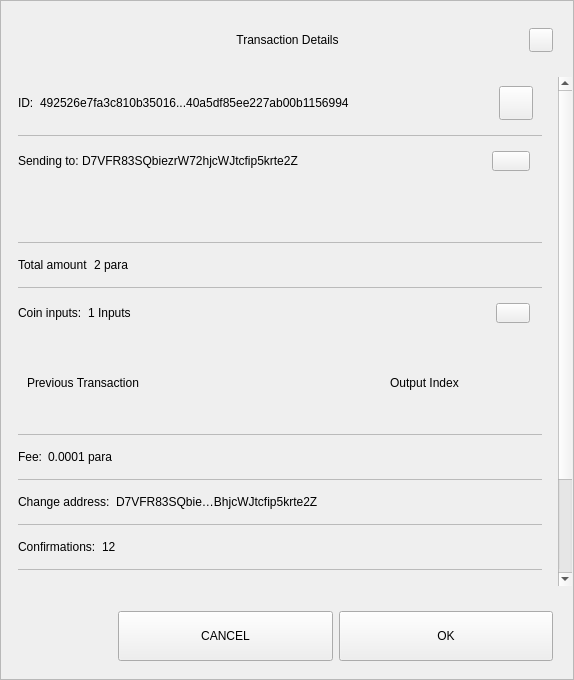
<?xml version="1.0" encoding="UTF-8"?>
<ui version="4.0">
 <class>TxDetailDialog</class>
 <widget class="QWidget" name="TxDetailDialog">
  <property name="geometry">
   <rect>
    <x>0</x>
    <y>0</y>
    <width>574</width>
    <height>680</height>
   </rect>
  </property>
  <property name="minimumSize">
   <size>
    <width>574</width>
    <height>455</height>
   </size>
  </property>
  <property name="windowTitle">
   <string>Form</string>
  </property>
  <property name="styleSheet">
   <string notr="true"/>
  </property>
  <layout class="QVBoxLayout" name="verticalLayout_3">
   <property name="spacing">
    <number>0</number>
   </property>
   <property name="leftMargin">
    <number>0</number>
   </property>
   <property name="topMargin">
    <number>0</number>
   </property>
   <property name="rightMargin">
    <number>0</number>
   </property>
   <property name="bottomMargin">
    <number>0</number>
   </property>
   <item>
    <widget class="QFrame" name="frame">
     <property name="styleSheet">
      <string notr="true"/>
     </property>
     <property name="frameShape">
      <enum>QFrame::StyledPanel</enum>
     </property>
     <property name="frameShadow">
      <enum>QFrame::Raised</enum>
     </property>
     <layout class="QVBoxLayout" name="verticalLayout">
      <property name="leftMargin">
       <number>0</number>
      </property>
      <property name="rightMargin">
       <number>0</number>
      </property>
      <item>
       <layout class="QHBoxLayout" name="horizontalLayout_3">
        <property name="spacing">
         <number>0</number>
        </property>
        <property name="leftMargin">
         <number>20</number>
        </property>
        <property name="topMargin">
         <number>10</number>
        </property>
        <property name="rightMargin">
         <number>20</number>
        </property>
        <item>
         <spacer name="horizontalSpacer_1">
          <property name="orientation">
           <enum>Qt::Horizontal</enum>
          </property>
          <property name="sizeHint" stdset="0">
           <size>
            <width>40</width>
            <height>20</height>
           </size>
          </property>
         </spacer>
        </item>
        <item>
         <widget class="QLabel" name="labelTitle">
          <property name="minimumSize">
           <size>
            <width>0</width>
            <height>40</height>
           </size>
          </property>
          <property name="maximumSize">
           <size>
            <width>16777215</width>
            <height>40</height>
           </size>
          </property>
          <property name="styleSheet">
           <string notr="true">padding-left:24px;</string>
          </property>
          <property name="text">
           <string>Transaction Details</string>
          </property>
          <property name="alignment">
           <set>Qt::AlignCenter</set>
          </property>
          <property name="margin">
           <number>7</number>
          </property>
         </widget>
        </item>
        <item>
         <spacer name="horizontalSpacer_2">
          <property name="orientation">
           <enum>Qt::Horizontal</enum>
          </property>
          <property name="sizeHint" stdset="0">
           <size>
            <width>40</width>
            <height>20</height>
           </size>
          </property>
         </spacer>
        </item>
        <item>
         <widget class="QPushButton" name="btnEsc">
          <property name="minimumSize">
           <size>
            <width>24</width>
            <height>24</height>
           </size>
          </property>
          <property name="maximumSize">
           <size>
            <width>24</width>
            <height>24</height>
           </size>
          </property>
          <property name="text">
           <string/>
          </property>
         </widget>
        </item>
       </layout>
      </item>
      <item>
       <spacer name="verticalSpacer">
        <property name="orientation">
         <enum>Qt::Vertical</enum>
        </property>
        <property name="sizeType">
         <enum>QSizePolicy::Fixed</enum>
        </property>
        <property name="sizeHint" stdset="0">
         <size>
          <width>20</width>
          <height>10</height>
         </size>
        </property>
       </spacer>
      </item>
      <item>
       <widget class="QWidget" name="layoutScroll" native="true">
        <property name="minimumSize">
         <size>
          <width>0</width>
          <height>0</height>
         </size>
        </property>
        <layout class="QVBoxLayout" name="verticalLayout_4">
         <property name="leftMargin">
          <number>0</number>
         </property>
         <property name="topMargin">
          <number>0</number>
         </property>
         <property name="rightMargin">
          <number>0</number>
         </property>
         <item>
          <widget class="QScrollArea" name="scrollArea">
           <property name="styleSheet">
            <string notr="true">#scrollArea {
background:transparent;
}</string>
           </property>
           <property name="horizontalScrollBarPolicy">
            <enum>Qt::ScrollBarAlwaysOff</enum>
           </property>
           <property name="sizeAdjustPolicy">
            <enum>QAbstractScrollArea::AdjustIgnored</enum>
           </property>
           <property name="widgetResizable">
            <bool>true</bool>
           </property>
           <property name="alignment">
            <set>Qt::AlignLeading|Qt::AlignLeft|Qt::AlignTop</set>
           </property>
           <widget class="QWidget" name="scrollAreaWidgetContents">
            <property name="geometry">
             <rect>
              <x>0</x>
              <y>0</y>
              <width>556</width>
              <height>650</height>
             </rect>
            </property>
            <property name="autoFillBackground">
             <bool>false</bool>
            </property>
            <property name="styleSheet">
             <string notr="true">#scrollAreaWidgetContents {
background:transparent;
}</string>
            </property>
            <layout class="QVBoxLayout" name="verticalLayout_7">
             <property name="spacing">
              <number>0</number>
             </property>
             <property name="sizeConstraint">
              <enum>QLayout::SetDefaultConstraint</enum>
             </property>
             <property name="leftMargin">
              <number>0</number>
             </property>
             <property name="topMargin">
              <number>0</number>
             </property>
             <property name="rightMargin">
              <number>0</number>
             </property>
             <property name="bottomMargin">
              <number>0</number>
             </property>
             <item>
              <widget class="QWidget" name="content" native="true">
               <layout class="QVBoxLayout" name="verticalLayout_2">
                <property name="leftMargin">
                 <number>16</number>
                </property>
                <property name="topMargin">
                 <number>0</number>
                </property>
                <property name="rightMargin">
                 <number>16</number>
                </property>
                <item>
                 <widget class="QWidget" name="contentID" native="true">
                  <layout class="QHBoxLayout" name="horizontalLayout_12" stretch="0,1,0">
                   <property name="leftMargin">
                    <number>0</number>
                   </property>
                   <item>
                    <widget class="QLabel" name="labelId">
                     <property name="maximumSize">
                      <size>
                       <width>16777215</width>
                       <height>16777215</height>
                      </size>
                     </property>
                     <property name="text">
                      <string>ID:</string>
                     </property>
                    </widget>
                   </item>
                   <item>
                    <widget class="QLabel" name="textId">
                     <property name="text">
                      <string>492526e7fa3c810b35016...40a5df85ee227ab00b1156994</string>
                     </property>
                    </widget>
                   </item>
                   <item>
                    <widget class="QPushButton" name="pushCopy">
                     <property name="minimumSize">
                      <size>
                       <width>34</width>
                       <height>34</height>
                      </size>
                     </property>
                     <property name="maximumSize">
                      <size>
                       <width>34</width>
                       <height>34</height>
                      </size>
                     </property>
                     <property name="text">
                      <string/>
                     </property>
                     <property name="iconSize">
                      <size>
                       <width>24</width>
                       <height>24</height>
                      </size>
                     </property>
                    </widget>
                   </item>
                  </layout>
                 </widget>
                </item>
                <item>
                 <widget class="QLabel" name="labelDivider9">
                  <property name="maximumSize">
                   <size>
                    <width>16777215</width>
                    <height>1</height>
                   </size>
                  </property>
                  <property name="styleSheet">
                   <string notr="true">background-color:#bababa;</string>
                  </property>
                  <property name="text">
                   <string/>
                  </property>
                 </widget>
                </item>
                <item>
                 <widget class="QWidget" name="contentOutputs" native="true">
                  <layout class="QHBoxLayout" name="horizontalLayout_11" stretch="0,3,0">
                   <property name="spacing">
                    <number>0</number>
                   </property>
                   <property name="leftMargin">
                    <number>0</number>
                   </property>
                   <property name="rightMargin">
                    <number>12</number>
                   </property>
                   <item>
                    <widget class="QLabel" name="labelSend">
                     <property name="maximumSize">
                      <size>
                       <width>16777215</width>
                       <height>16777215</height>
                      </size>
                     </property>
                     <property name="text">
                      <string>Sending to: </string>
                     </property>
                    </widget>
                   </item>
                   <item>
                    <widget class="QLabel" name="textSend">
                     <property name="text">
                      <string>D7VFR83SQbiezrW72hjcWJtcfip5krte2Z </string>
                     </property>
                    </widget>
                   </item>
                   <item>
                    <widget class="QPushButton" name="pushOutputs">
                     <property name="minimumSize">
                      <size>
                       <width>34</width>
                       <height>20</height>
                      </size>
                     </property>
                     <property name="maximumSize">
                      <size>
                       <width>38</width>
                       <height>20</height>
                      </size>
                     </property>
                     <property name="styleSheet">
                      <string notr="true"/>
                     </property>
                     <property name="text">
                      <string/>
                     </property>
                    </widget>
                   </item>
                  </layout>
                 </widget>
                </item>
                <item>
                 <widget class="QScrollArea" name="outputsScrollArea">
                  <property name="minimumSize">
                   <size>
                    <width>0</width>
                    <height>50</height>
                   </size>
                  </property>
                  <property name="styleSheet">
                   <string notr="true">#outputsScrollArea {
background:transparent;
}</string>
                  </property>
                  <property name="widgetResizable">
                   <bool>true</bool>
                  </property>
                  <widget class="QWidget" name="container_outputs_base">
                   <property name="geometry">
                    <rect>
                     <x>0</x>
                     <y>0</y>
                     <width>522</width>
                     <height>48</height>
                    </rect>
                   </property>
                   <property name="styleSheet">
                    <string notr="true">#container_outputs_base {
background:transparent;
}</string>
                   </property>
                  </widget>
                 </widget>
                </item>
                <item>
                 <widget class="QLabel" name="labelDivider8">
                  <property name="maximumSize">
                   <size>
                    <width>16777215</width>
                    <height>1</height>
                   </size>
                  </property>
                  <property name="styleSheet">
                   <string notr="true">background-color:#bababa;</string>
                  </property>
                  <property name="text">
                   <string/>
                  </property>
                 </widget>
                </item>
                <item>
                 <widget class="QWidget" name="contentAmount" native="true">
                  <layout class="QHBoxLayout" name="horizontalLayout_4" stretch="0,1">
                   <property name="leftMargin">
                    <number>0</number>
                   </property>
                   <item>
                    <widget class="QLabel" name="labelAmount">
                     <property name="maximumSize">
                      <size>
                       <width>16777215</width>
                       <height>16777215</height>
                      </size>
                     </property>
                     <property name="text">
                      <string>Total amount</string>
                     </property>
                    </widget>
                   </item>
                   <item>
                    <widget class="QLabel" name="textAmount">
                     <property name="text">
                      <string>2 para</string>
                     </property>
                    </widget>
                   </item>
                  </layout>
                 </widget>
                </item>
                <item>
                 <widget class="QLabel" name="labelDivider6">
                  <property name="maximumSize">
                   <size>
                    <width>16777215</width>
                    <height>1</height>
                   </size>
                  </property>
                  <property name="styleSheet">
                   <string notr="true">background-color:#bababa;</string>
                  </property>
                  <property name="text">
                   <string/>
                  </property>
                 </widget>
                </item>
                <item>
                 <widget class="QWidget" name="contentInputs" native="true">
                  <layout class="QHBoxLayout" name="horizontalLayout" stretch="0,2,0">
                   <property name="leftMargin">
                    <number>0</number>
                   </property>
                   <property name="rightMargin">
                    <number>12</number>
                   </property>
                   <item>
                    <widget class="QLabel" name="labelInputs">
                     <property name="sizePolicy">
                      <sizepolicy hsizetype="Minimum" vsizetype="Preferred">
                       <horstretch>0</horstretch>
                       <verstretch>0</verstretch>
                      </sizepolicy>
                     </property>
                     <property name="maximumSize">
                      <size>
                       <width>16777215</width>
                       <height>16777215</height>
                      </size>
                     </property>
                     <property name="text">
                      <string>Coin inputs:</string>
                     </property>
                    </widget>
                   </item>
                   <item>
                    <widget class="QLabel" name="textInputs">
                     <property name="text">
                      <string>1 Inputs</string>
                     </property>
                    </widget>
                   </item>
                   <item>
                    <widget class="QPushButton" name="pushInputs">
                     <property name="maximumSize">
                      <size>
                       <width>34</width>
                       <height>20</height>
                      </size>
                     </property>
                     <property name="styleSheet">
                      <string notr="true"/>
                     </property>
                     <property name="text">
                      <string/>
                     </property>
                    </widget>
                   </item>
                  </layout>
                 </widget>
                </item>
                <item>
                 <widget class="QFrame" name="gridInputs">
                  <property name="sizePolicy">
                   <sizepolicy hsizetype="Preferred" vsizetype="MinimumExpanding">
                    <horstretch>0</horstretch>
                    <verstretch>0</verstretch>
                   </sizepolicy>
                  </property>
                  <property name="minimumSize">
                   <size>
                    <width>0</width>
                    <height>90</height>
                   </size>
                  </property>
                  <layout class="QGridLayout" name="gridLayoutInput" columnstretch="5,2" rowminimumheight="0">
                   <property name="sizeConstraint">
                    <enum>QLayout::SetMaximumSize</enum>
                   </property>
                   <property name="verticalSpacing">
                    <number>0</number>
                   </property>
                   <item row="0" column="0" alignment="Qt::AlignLeft">
                    <widget class="QLabel" name="labelTitlePrevTx">
                     <property name="text">
                      <string>Previous Transaction</string>
                     </property>
                    </widget>
                   </item>
                   <item row="0" column="1" alignment="Qt::AlignLeft">
                    <widget class="QLabel" name="labelOutputIndex">
                     <property name="text">
                      <string>Output Index</string>
                     </property>
                     <property name="alignment">
                      <set>Qt::AlignCenter</set>
                     </property>
                    </widget>
                   </item>
                  </layout>
                 </widget>
                </item>
                <item>
                 <widget class="QLabel" name="labelDivider1">
                  <property name="maximumSize">
                   <size>
                    <width>16777215</width>
                    <height>1</height>
                   </size>
                  </property>
                  <property name="styleSheet">
                   <string notr="true">background-color:#bababa;</string>
                  </property>
                  <property name="text">
                   <string/>
                  </property>
                 </widget>
                </item>
                <item>
                 <widget class="QWidget" name="contentFee" native="true">
                  <layout class="QHBoxLayout" name="horizontalLayout_7" stretch="0,1">
                   <property name="leftMargin">
                    <number>0</number>
                   </property>
                   <item>
                    <widget class="QLabel" name="labelFee">
                     <property name="maximumSize">
                      <size>
                       <width>16777215</width>
                       <height>16777215</height>
                      </size>
                     </property>
                     <property name="text">
                      <string>Fee:</string>
                     </property>
                    </widget>
                   </item>
                   <item>
                    <widget class="QLabel" name="textFee">
                     <property name="text">
                      <string>0.0001 para</string>
                     </property>
                    </widget>
                   </item>
                  </layout>
                 </widget>
                </item>
                <item>
                 <widget class="QLabel" name="labelDivider2">
                  <property name="maximumSize">
                   <size>
                    <width>16777215</width>
                    <height>1</height>
                   </size>
                  </property>
                  <property name="styleSheet">
                   <string notr="true">background-color:#bababa;</string>
                  </property>
                  <property name="text">
                   <string/>
                  </property>
                 </widget>
                </item>
                <item>
                 <widget class="QWidget" name="contentChangeAddress" native="true">
                  <layout class="QHBoxLayout" name="horizontalLayout_6" stretch="0,1">
                   <property name="leftMargin">
                    <number>0</number>
                   </property>
                   <item>
                    <widget class="QLabel" name="labelChange">
                     <property name="maximumSize">
                      <size>
                       <width>16777215</width>
                       <height>16777215</height>
                      </size>
                     </property>
                     <property name="text">
                      <string>Change address:</string>
                     </property>
                    </widget>
                   </item>
                   <item>
                    <widget class="QLabel" name="textChange">
                     <property name="text">
                      <string>D7VFR83SQbie…BhjcWJtcfip5krte2Z </string>
                     </property>
                    </widget>
                   </item>
                  </layout>
                 </widget>
                </item>
                <item>
                 <widget class="QLabel" name="labelDivider4">
                  <property name="maximumSize">
                   <size>
                    <width>16777215</width>
                    <height>1</height>
                   </size>
                  </property>
                  <property name="styleSheet">
                   <string notr="true">background-color:#bababa;</string>
                  </property>
                  <property name="text">
                   <string/>
                  </property>
                 </widget>
                </item>
                <item>
                 <widget class="QWidget" name="contentConfirmations" native="true">
                  <layout class="QHBoxLayout" name="horizontalLayout_8" stretch="0,1">
                   <property name="leftMargin">
                    <number>0</number>
                   </property>
                   <item>
                    <widget class="QLabel" name="labelConfirmations">
                     <property name="maximumSize">
                      <size>
                       <width>16777215</width>
                       <height>16777215</height>
                      </size>
                     </property>
                     <property name="text">
                      <string>Confirmations:</string>
                     </property>
                    </widget>
                   </item>
                   <item>
                    <widget class="QLabel" name="textConfirmations">
                     <property name="text">
                      <string>12</string>
                     </property>
                    </widget>
                   </item>
                  </layout>
                 </widget>
                </item>
                <item>
                 <widget class="QLabel" name="labelDivider7">
                  <property name="maximumSize">
                   <size>
                    <width>16777215</width>
                    <height>1</height>
                   </size>
                  </property>
                  <property name="styleSheet">
                   <string notr="true">background-color:#bababa;</string>
                  </property>
                  <property name="text">
                   <string/>
                  </property>
                 </widget>
                </item>
                <item>
                 <widget class="QWidget" name="contentSize" native="true">
                  <layout class="QHBoxLayout" name="horizontalLayout_9" stretch="0,1">
                   <property name="leftMargin">
                    <number>0</number>
                   </property>
                   <item>
                    <widget class="QLabel" name="labelSize">
                     <property name="maximumSize">
                      <size>
                       <width>16777215</width>
                       <height>16777215</height>
                      </size>
                     </property>
                     <property name="text">
                      <string>Size:</string>
                     </property>
                    </widget>
                   </item>
                   <item>
                    <widget class="QLabel" name="textSize">
                     <property name="text">
                      <string>2 kB</string>
                     </property>
                    </widget>
                   </item>
                  </layout>
                 </widget>
                </item>
                <item>
                 <widget class="QLabel" name="labelDivider3">
                  <property name="maximumSize">
                   <size>
                    <width>16777215</width>
                    <height>1</height>
                   </size>
                  </property>
                  <property name="styleSheet">
                   <string notr="true">background-color:#bababa;</string>
                  </property>
                  <property name="text">
                   <string/>
                  </property>
                 </widget>
                </item>
                <item>
                 <widget class="QWidget" name="contentDate" native="true">
                  <layout class="QHBoxLayout" name="horizontalLayout_5" stretch="0,1">
                   <property name="leftMargin">
                    <number>0</number>
                   </property>
                   <item>
                    <widget class="QLabel" name="labelDate">
                     <property name="maximumSize">
                      <size>
                       <width>16777215</width>
                       <height>16777215</height>
                      </size>
                     </property>
                     <property name="text">
                      <string>Date:</string>
                     </property>
                    </widget>
                   </item>
                   <item>
                    <widget class="QLabel" name="textDate">
                     <property name="text">
                      <string>May 25, 2017</string>
                     </property>
                    </widget>
                   </item>
                  </layout>
                 </widget>
                </item>
                <item>
                 <widget class="QLabel" name="labelDivider5">
                  <property name="maximumSize">
                   <size>
                    <width>16777215</width>
                    <height>1</height>
                   </size>
                  </property>
                  <property name="styleSheet">
                   <string notr="true">background-color:#bababa;</string>
                  </property>
                  <property name="text">
                   <string/>
                  </property>
                 </widget>
                </item>
                <item>
                 <widget class="QWidget" name="contentStatus" native="true">
                  <layout class="QHBoxLayout" name="horizontalLayout_10" stretch="0,1">
                   <property name="leftMargin">
                    <number>0</number>
                   </property>
                   <item>
                    <widget class="QLabel" name="labelStatus">
                     <property name="maximumSize">
                      <size>
                       <width>16777215</width>
                       <height>16777215</height>
                      </size>
                     </property>
                     <property name="text">
                      <string>Status:</string>
                     </property>
                    </widget>
                   </item>
                   <item>
                    <widget class="QLabel" name="textStatus">
                     <property name="text">
                      <string>Spendable</string>
                     </property>
                    </widget>
                   </item>
                  </layout>
                 </widget>
                </item>
                <item>
                 <spacer name="verticalSpacer_2">
                  <property name="orientation">
                   <enum>Qt::Vertical</enum>
                  </property>
                  <property name="sizeType">
                   <enum>QSizePolicy::Expanding</enum>
                  </property>
                  <property name="sizeHint" stdset="0">
                   <size>
                    <width>20</width>
                    <height>10</height>
                   </size>
                  </property>
                 </spacer>
                </item>
               </layout>
              </widget>
             </item>
            </layout>
           </widget>
          </widget>
         </item>
        </layout>
       </widget>
      </item>
      <item>
       <widget class="QWidget" name="containerButtons" native="true">
        <layout class="QHBoxLayout" name="horizontalLayout1" stretch="1,2,2">
         <property name="leftMargin">
          <number>10</number>
         </property>
         <property name="rightMargin">
          <number>20</number>
         </property>
         <item>
          <spacer name="horizontalSpacer_3">
           <property name="orientation">
            <enum>Qt::Horizontal</enum>
           </property>
           <property name="sizeHint" stdset="0">
            <size>
             <width>40</width>
             <height>20</height>
            </size>
           </property>
          </spacer>
         </item>
         <item>
          <widget class="QPushButton" name="btnCancel">
           <property name="minimumSize">
            <size>
             <width>200</width>
             <height>50</height>
            </size>
           </property>
           <property name="text">
            <string>CANCEL</string>
           </property>
          </widget>
         </item>
         <item>
          <widget class="QPushButton" name="btnSave">
           <property name="minimumSize">
            <size>
             <width>200</width>
             <height>50</height>
            </size>
           </property>
           <property name="text">
            <string>OK</string>
           </property>
          </widget>
         </item>
        </layout>
       </widget>
      </item>
     </layout>
    </widget>
   </item>
  </layout>
 </widget>
 <resources/>
 <connections/>
</ui>
